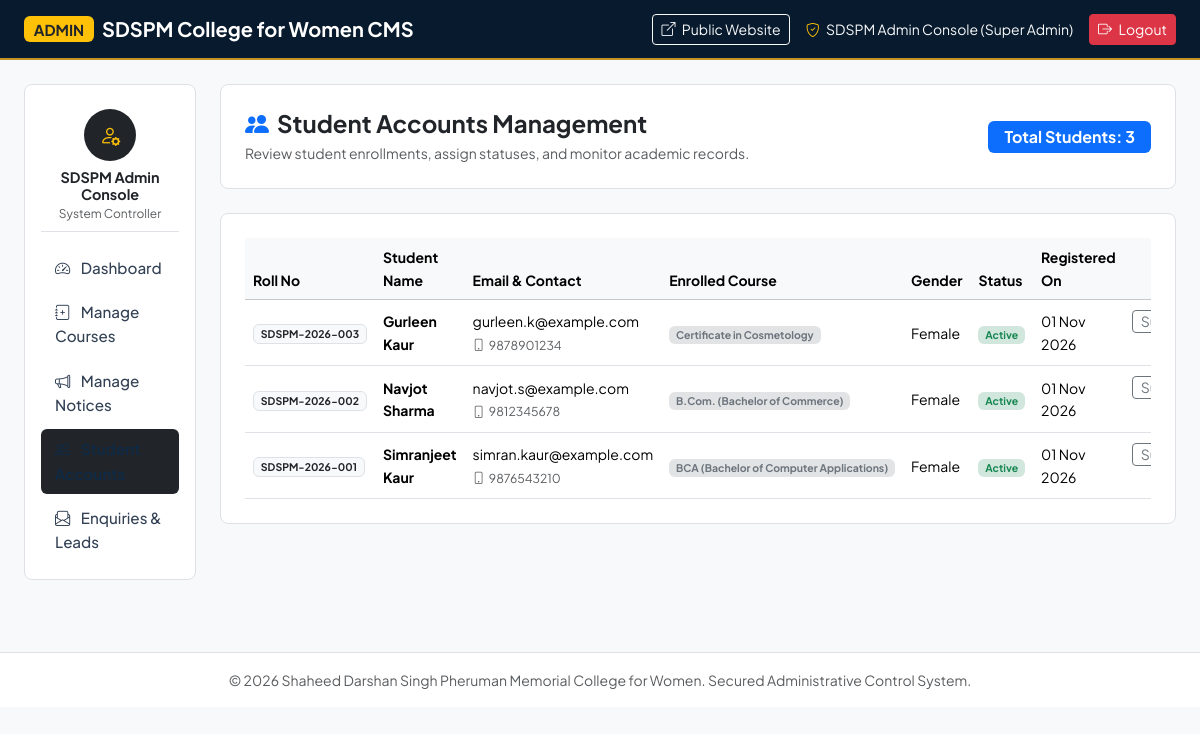
The app's page /admin/students.php (signed in) with its own data.
### tables this page shows
CREATE TABLE IF NOT EXISTS `students` (
  `id` INT AUTO_INCREMENT PRIMARY KEY,
  `roll_no` VARCHAR(50) NOT NULL UNIQUE,
  `full_name` VARCHAR(100) NOT NULL,
  `email` VARCHAR(100) NOT NULL UNIQUE,
  `phone` VARCHAR(20) NOT NULL,
  `password` VARCHAR(255) NOT NULL,
  `course_id` INT DEFAULT NULL,
  `gender` VARCHAR(10) DEFAULT 'Female',
  `address` TEXT,
  `status` ENUM('Active', 'Pending', 'Suspended') DEFAULT 'Active',
  `created_at` TIMESTAMP DEFAULT CURRENT_TIMESTAMP,
  CONSTRAINT `fk_student_course` FOREIGN KEY (`course_id`) REFERENCES `courses` (`id`) ON DELETE SET NULL ON UPDATE CASCADE
);

CREATE TABLE IF NOT EXISTS `courses` (
  `id` INT AUTO_INCREMENT PRIMARY KEY,
  `course_name` VARCHAR(150) NOT NULL,
  `course_code` VARCHAR(30) NOT NULL UNIQUE,
  `department_id` INT,
  `duration` VARCHAR(50) NOT NULL,
  `eligibility` TEXT NOT NULL,
  `seats` INT DEFAULT 60,
  `annual_fee` DECIMAL(10,2) DEFAULT 0.00,
  `description` TEXT,
  `created_at` TIMESTAMP DEFAULT CURRENT_TIMESTAMP,
  CONSTRAINT `fk_course_department` FOREIGN KEY (`department_id`) REFERENCES `departments` (`id`) ON DELETE SET NULL ON UPDATE CASCADE
);

### admin/students.php (the view, shortened to what this page needs)
<?php
require_once __DIR__ . '/header.php';
try {
    $sStmt = $pdo->query("SELECT s.*, c.course_name, c.course_code FROM students s LEFT JOIN courses c ON s.course_id = c.id ORDER BY s.id DESC");
    $students = $sStmt->fetchAll();
} catch (Exception $e) {
    $students = [];
}
?>
<div class="card card-college p-4 border bg-white mb-4">
    <div class="d-flex justify-content-between align-items-center">
        <div>
            <h4 class="fw-bold text-navy mb-1"><i class="bi bi-people-fill text-primary me-2"></i>Student Accounts Management</h4>
            <p class="text-muted small mb-0">Review student enrollments, assign statuses, and monitor academic records.</p>
        </div>
        <div>
            <span class="badge bg-primary fs-6 px-3 py-2">Total Students: <?php echo count($students); ?></span>
        </div>
    </div>
</div>
<div class="card card-college p-4 border bg-white">
    <div class="table-responsive">
        <table class="table table-hover align-middle small mb-0">
            <thead class="table-light">
                <tr>
                    <th>Roll No</th>
                    <th>Student Name</th>
                    <th>Email & Contact</th>
                    <th>Enrolled Course</th>
                    <th>Gender</th>
                    <th>Status</th>
                    <th>Registered On</th>
                    <th class="text-end">Actions</th>
                </tr>
            </thead>
            <tbody>
                <?php if(empty($students)): ?>
                    <tr><td colspan="8" class="text-center py-4 text-muted">No student accounts registered yet.</td></tr>
                <?php else: ?>
                    <?php foreach($students as $s): ?>
                        <tr>
                            <td><span class="badge bg-light text-dark border"><?php echo htmlspecialchars($s['roll_no']); ?></span></td>
                            <td><strong><?php echo htmlspecialchars($s['full_name']); ?></strong></td>
                            <td>
                                <div><?php echo htmlspecialchars($s['email']); ?></div>
                                <small class="text-muted"><i class="bi bi-phone me-1"></i><?php echo htmlspecialchars($s['phone']); ?></small>
                            </td>
                            <td>
                                <span class="badge bg-secondary-subtle text-secondary">
                                    <?php echo htmlspecialchars($s['course_name'] ?? 'Not Assigned'); ?>
                                </span>
                            </td>
                            <td><?php echo htmlspecialchars($s['gender']); ?></td>
                            <td>
                                <?php if($s['status'] === 'Active'): ?>
                                    <span class="badge bg-success-subtle text-success">Active</span>
                                <?php elseif($s['status'] === 'Suspended'): ?>
                                    <span class="badge bg-danger-subtle text-danger">Suspended</span>
                                <?php else: ?>
                                    <span class="badge bg-warning-subtle text-dark">Pending</span>
                                <?php endif; ?>
                            </td>
                            <td><?php echo date('d M Y', strtotime($s['created_at'])); ?></td>
                            <td class="text-end">
                                <a href="students.php?action=toggle_status&id=<?php echo $s['id']; ?>&status=<?php echo $s['status']; ?>" class="btn btn-sm btn-outline-secondary py-0 px-2" title="Toggle Status">
                                    <?php echo $s['status'] === 'Active' ? 'Suspend' : 'Activate'; ?>
                                </a>
                            </td>
                        </tr>
                    <?php endforeach; ?>
                <?php endif; ?>
            </tbody>
        </table>
    </div>
</div>
<?php require_once __DIR__ . '/footer.php'; ?>

### assets/css/style.css (style rules this page uses)
:root { --sd-navy: #0e2a47; --sd-navy-dark: #081a2d; --sd-navy-light: #183c66; --sd-gold: #c59323; --sd-gold-light: #dfaa3b; --sd-maroon: #7a1c1d; --sd-bg-light: #f8fafc; --sd-text-dark: #1e293b; --sd-text-muted: #64748b; --sd-border: #e2e8f0; }
body { font-family: 'Plus Jakarta Sans', system-ui, -apple-system, sans-serif; color: var(--sd-text-dark); background-color: var(--sd-bg-light); line-height: 1.6; }
.card-college { background: #ffffff; border: 1px solid var(--sd-border); border-radius: 8px; transition: transform 0.2s ease, box-shadow 0.2s ease; overflow: hidden; }

### records on screen
students: roll_no "SDSPM-2026-003", full_name "Gurleen Kaur", email "gurleen.k@example.com", phone "9878901234", course.course_name "Certificate in Cosmetology", gender "Female", status "Active", created_at "01 Nov 2026"
students: roll_no "SDSPM-2026-002", full_name "Navjot Sharma", email "navjot.s@example.com", phone "9812345678", course.course_name "B.Com. (Bachelor of Commerce)", gender "Female", status "Active", created_at "01 Nov 2026"
students: roll_no "SDSPM-2026-001", full_name "Simranjeet Kaur", email "simran.kaur@example.com", phone "9876543210", course.course_name "BCA (Bachelor of Computer Applications)", gender "Female", status "Active", created_at "01 Nov 2026"

### other values on screen
$adminName "SDSPM Admin Console"
$adminRole "Super Admin"
count($students) "3"
COLLEGE_NAME "Shaheed Darshan Singh Pheruman Memorial College for Women"
